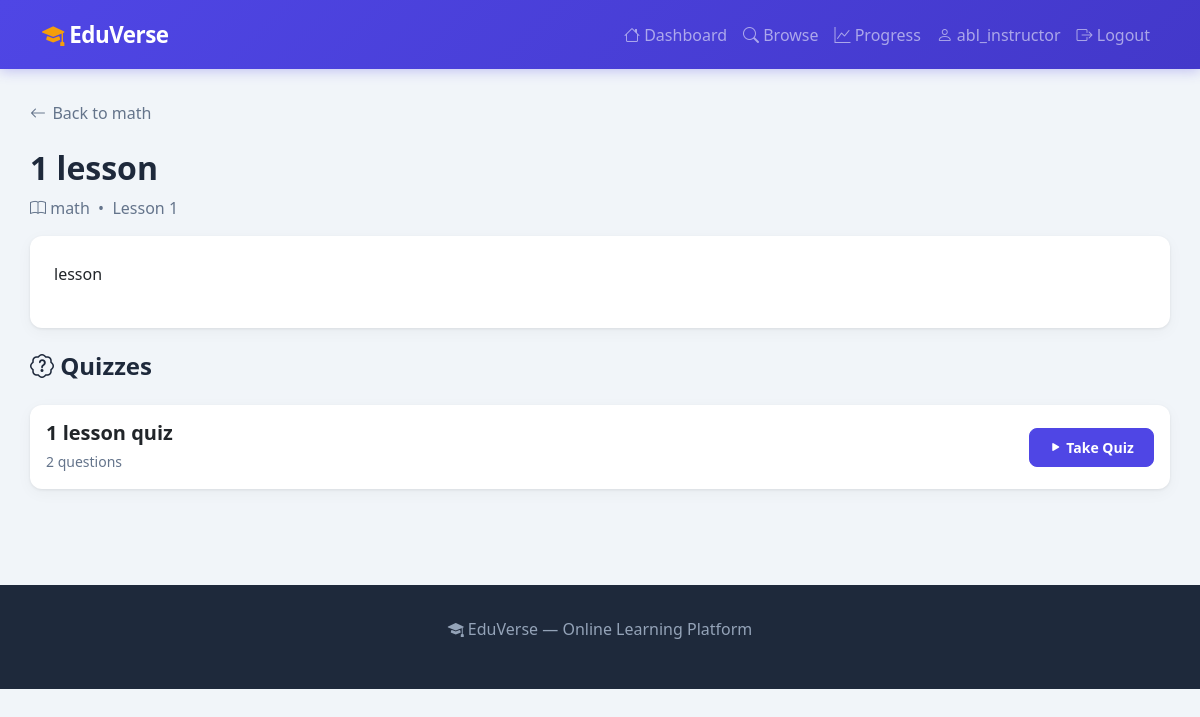
The app's page /lesson/1/ (signed in) with its own data.
### courses/models.py (models this page shows, shortened)
class Lesson(models.Model):
    course = models.ForeignKey(Course, on_delete=models.CASCADE, related_name='lessons')
    title = models.CharField(max_length=200)
    content = models.TextField()
    file = models.FileField(upload_to='lesson_files/', blank=True, null=True)
    order = models.PositiveIntegerField(default=0)
    created_at = models.DateTimeField(auto_now_add=True)
    class Meta:
        ordering = ['order']

class Course(models.Model):
    title = models.CharField(max_length=200)
    description = models.TextField()
    thumbnail = models.ImageField(upload_to='course_thumbnails/', blank=True, null=True)
    instructor = models.ForeignKey(User, on_delete=models.CASCADE, related_name='courses')
    created_at = models.DateTimeField(auto_now_add=True)

class Quiz(models.Model):
    lesson = models.ForeignKey(Lesson, on_delete=models.CASCADE, related_name='quizzes')
    title = models.CharField(max_length=200)
    created_at = models.DateTimeField(auto_now_add=True)
    class Meta:
        verbose_name_plural = 'Quizzes'
    def total_questions(self):
        return self.questions.count()

### courses/views.py (the view)
# urls.py: path('lesson/<int:lesson_id>/', views.lesson_detail_view, name='lesson_detail'),
@login_required
def lesson_detail_view(request, lesson_id):
    lesson = get_object_or_404(Lesson, id=lesson_id)
    quizzes = lesson.quizzes.all()
    is_enrolled = Enrollment.objects.filter(student=request.user, course=lesson.course).exists()
    is_instructor = lesson.course.instructor == request.user
    if not is_enrolled and not is_instructor:
        messages.error(request, 'You must enroll to view lessons.')
        return redirect('course_detail', course_id=lesson.course.id)
    return render(request, 'courses/lesson_detail.html', {
        'lesson': lesson,
        'quizzes': quizzes,
        'is_instructor': is_instructor,
    })

### courses/templates/courses/lesson_detail.html (shortened to what this page needs)
{% extends 'courses/base.html' %}
{% block content %}
<a href="{% url 'course_detail' lesson.course.id %}" class="back-btn">
    <i class="bi bi-arrow-left"></i> Back to {{ lesson.course.title }}
</a>
<h2 style="font-weight: 800;">{{ lesson.title }}</h2>
<p style="color: var(--gray);">
    <i class="bi bi-book"></i> {{ lesson.course.title }}
    &nbsp;&bull;&nbsp;
    Lesson {{ lesson.order }}
</p>
<div class="card p-4 mb-4">
    <p style="line-height: 1.8;">{{ lesson.content }}</p>
</div>
<div class="d-flex justify-content-between align-items-center mb-3">
    <h4 style="font-weight: 700;"><i class="bi bi-patch-question"></i> Quizzes</h4>
</div>
{% if quizzes %}
    {% for quiz in quizzes %}
        <div class="card p-3 mb-3">
            <div class="d-flex justify-content-between align-items-center">
                <div>
                    <h5 class="fw-bold mb-1">{{ quiz.title }}</h5>
                    <small style="color: var(--gray);">{{ quiz.total_questions }} question{{ quiz.total_questions|pluralize }}</small>
                </div>
                <div>
                    <a href="{% url 'take_quiz' quiz.id %}" class="btn btn-primary btn-sm">
                        <i class="bi bi-play-fill"></i> Take Quiz
                    </a>
                </div>
            </div>
        </div>
    {% endfor %}
{% else %}
    <div class="card p-4 text-center">
        <p style="color: var(--gray);">No quizzes for this lesson yet.</p>
    </div>
{% endif %}
{% endblock %}

### courses/templates/courses/base.html (shortened to what this page needs)
<!DOCTYPE html>
<html lang="en">
<head>
    <link href="https://cdn.jsdelivr.net/npm/bootstrap@5.3.0/dist/css/bootstrap.min.css" rel="stylesheet">
    <link href="https://cdn.jsdelivr.net/npm/bootstrap-icons@1.11.0/font/bootstrap-icons.css" rel="stylesheet">
</head>
<body>
    <nav class="navbar navbar-expand-lg navbar-dark">
        <div class="container">
            <a class="navbar-brand" href="{% url 'dashboard' %}">
                <i class="bi bi-mortarboard-fill"></i> EduVerse
            </a>
            <div class="collapse navbar-collapse" id="navbarNav">
                <div class="navbar-nav ms-auto">
                    {% if user.is_authenticated %}
                        <a class="nav-link" href="{% url 'dashboard' %}"><i class="bi bi-house"></i> Dashboard</a>
                        <a class="nav-link" href="{% url 'browse' %}"><i class="bi bi-search"></i> Browse</a>
                        {% if user.profile.role == 'student' %}
                            <a class="nav-link" href="{% url 'progress' %}"><i class="bi bi-graph-up"></i> Progress</a>
                        {% endif %}
                        <a class="nav-link d-flex align-items-center gap-1" href="{% url 'profile' %}">
                            {% if user.profile.profile_picture %}
                                <img src="{{ user.profile.profile_picture.url }}" style="width: 24px; height: 24px; border-radius: 50%; object-fit: cover;">
                            {% else %}
                                <i class="bi bi-person"></i>
                            {% endif %}
                            {{ user.username }}
                        </a>
                        <a class="nav-link" href="{% url 'logout' %}"><i class="bi bi-box-arrow-right"></i> Logout</a>
                    {% else %}
                        <a class="nav-link" href="{% url 'login' %}">Login</a>
                        <a class="nav-link" href="{% url 'register' %}">Register</a>
                    {% endif %}
                </div>
            </div>
        </div>
    </nav>
    <div class="container main-content">
        {% block content %}{% endblock %}
    </div>
    <footer>
        <div class="container text-center">
            <p><i class="bi bi-mortarboard-fill"></i> EduVerse &mdash; Online Learning Platform</p>
        </div>
    </footer>
</body>
</html>

### courses/templates/courses/base.html (style rules this page uses)
:root { --primary: #4f46e5; --primary-dark: #4338ca; --primary-light: #eef2ff; --accent: #f59e0b; --success: #10b981; --danger: #ef4444; --dark: #1e293b; --gray: #64748b; --light-gray: #f1f5f9; }
body { font-family: 'Segoe UI', system-ui, -apple-system, sans-serif; background-color: var(--light-gray); color: var(--dark); min-height: 100vh; }
.navbar { background: linear-gradient(135deg, var(--primary), var(--primary-dark)) !important; box-shadow: 0 2px 12px rgba(79, 70, 229, 0.3); padding: 0.8rem 0; }
.navbar-brand { font-weight: 800; font-size: 1.4rem; letter-spacing: -0.5px; }
.navbar-brand i { color: var(--accent); }
.nav-link { font-weight: 500; transition: opacity 0.2s; }
.main-content { padding: 2rem 0; }
.card { border: none; border-radius: 12px; box-shadow: 0 1px 3px rgba(0,0,0,0.08), 0 4px 16px rgba(0,0,0,0.04); transition: transform 0.2s, box-shadow 0.2s; }
.btn-primary { background-color: var(--primary); border-color: var(--primary); border-radius: 8px; font-weight: 600; padding: 0.5rem 1.2rem; }
.back-btn { display: inline-flex; align-items: center; gap: 0.4rem; color: var(--gray); text-decoration: none; font-weight: 500; margin-bottom: 1.5rem; transition: color 0.2s; }
footer { background: var(--dark); color: #94a3b8; padding: 2rem 0; margin-top: 3rem; }

### records on screen
Lesson: course "math", title "1 lesson", order "1", content "lesson"
Quiz: title "1 lesson quiz", total_questions "2"

### other values on screen
{{ user.username }} "abl_instructor"
